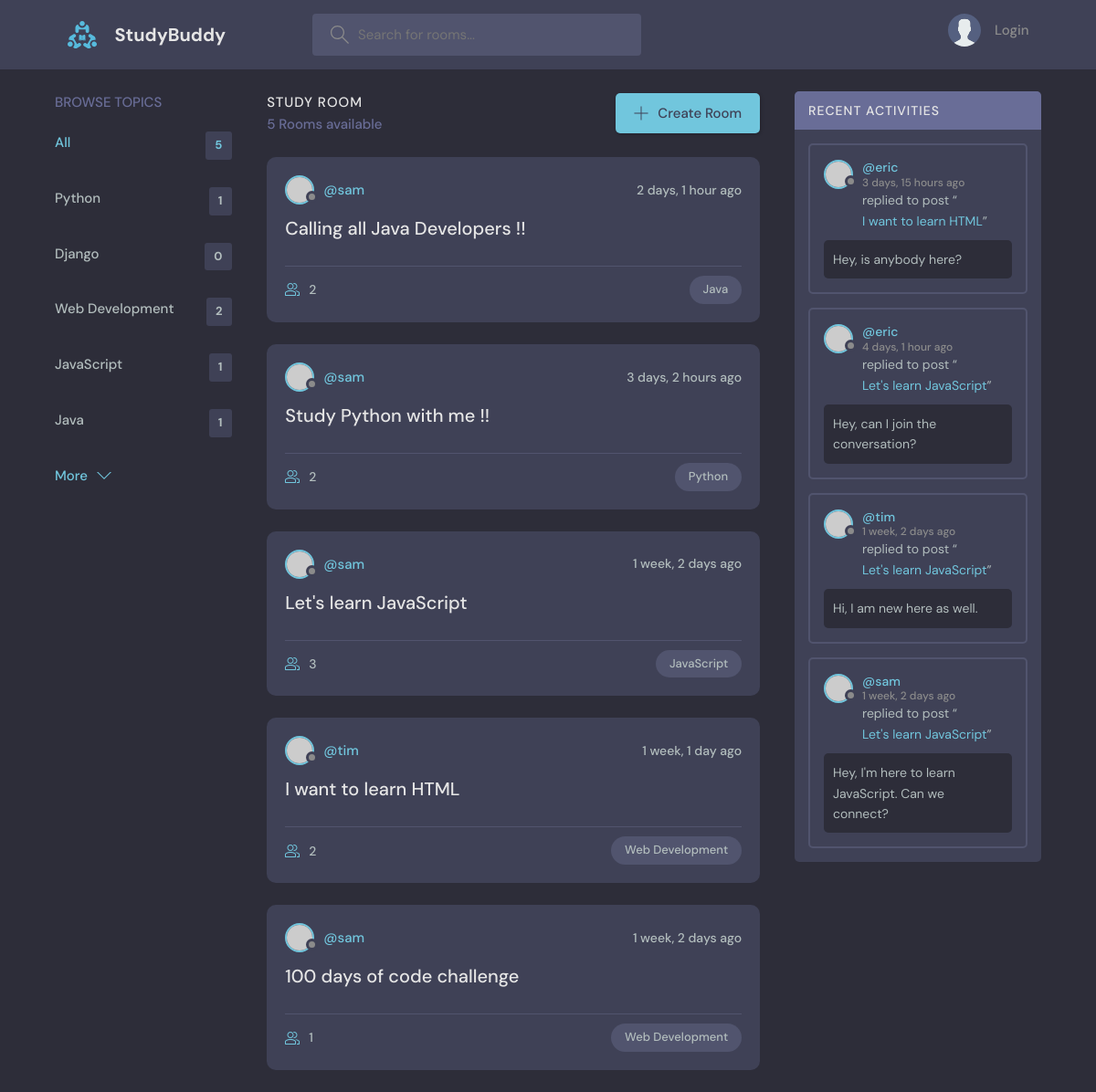
The page / on the database its author committed.
### base/models.py (models this page shows, shortened)
class Topic(models.Model):
    name=models.CharField(max_length=200)

class Room(models.Model):
    host = models.ForeignKey(User, on_delete=models.SET_NULL, null=True, blank=True)
    topic=models.ForeignKey(Topic, on_delete=models.SET_NULL, null=True, blank=True)
    name=models.CharField(max_length=200)
    description=models.TextField(null=True,blank=True)
    participants=models.ManyToManyField(User, related_name='participants',blank=True)
    updated=models.DateTimeField(auto_now=True)
    created=models.DateTimeField(auto_now_add=True)
    class Meta:
        ordering=['-updated','-created']
    def __str__(self):
        return self.name

class Message (models.Model):
    user=models.ForeignKey(User, on_delete=models.CASCADE)
    room =models.ForeignKey(Room, on_delete=models.CASCADE)
    body=models.TextField()
    updated=models.DateTimeField(auto_now=True)
    created=models.DateTimeField(auto_now_add=True)
    class Meta:
        ordering=['-updated','-created']
    def __str__(self):
        return self.body[0:50]

### base/views.py (the view)
# urls.py: path('', views.home, name='home'),
def home(request):
    q = request.GET.get('q') if request.GET.get('q') != None else ''
    rooms = Room.objects.filter(Q(topic__name__icontains=q) & Q(
        name__icontains=q) | Q(description__icontains=q))
    topics = Topic.objects.all()[0:5]
    room_count = rooms.count()
    room_messages = Message.objects.filter(Q(room__topic__name__icontains=q))
    context = {
        'rooms': rooms,
        'topics': topics,
        'room_count': room_count,
        'room_messages': room_messages
    }
    return render(request, 'base/home.html', context)

### base/templates/base/home.html (shortened to what this page needs)
{% extends 'main.html' %}
{% block content%}
    <main class="layout layout--3">
      <div class="container">
          {% include 'base/topics_component.html' %}
        <div class="roomList">
          <div class="roomList__header">
            <div>
              <h2>Study Room</h2>
              <p>{{room_count}} Rooms available</p>
            </div>
            <a class="btn btn--main" href="{% url 'create-room' %}">
              <svg version="1.1" xmlns="http://www.w3.org/2000/svg" width="32" height="32" viewBox="0 0 32 32">
                <title>add</title>
                <path
                  d="M16.943 0.943h-1.885v14.115h-14.115v1.885h14.115v14.115h1.885v-14.115h14.115v-1.885h-14.115v-14.115z"
                ></path>
              </svg>
              Create Room
            </a>
          </div>
       {% include 'base/feed_component.html' %}
        </div>
         {% include 'base/activity_component.html' %}
      </div>
    </main>
{% endblock %}

### base/templates/base/topics_component.html
<div class="topics">
	<div class="topics__header">
		<h2>Browse Topics</h2>
	</div>
	<ul class="topics__list">
		<li>
			<a href="{% url 'home' %}" class="active">All <span>{{topics.count}}</span></a>
		</li>
		{% for topic in topics %}
		<li>
				<a href="{% url 'home' %}?q={{topic.name}}">{{topic.name}}<span>{{topic.room_set.all.count}}</span></a>
		</li>
		{% endfor %}
	</ul>
	<a class="btn btn--link" href="{% url 'topics' %}">
		More
		<svg version="1.1" xmlns="http://www.w3.org/2000/svg" width="32" height="32" viewBox="0 0 32 32">
			<title>chevron-down</title>
			<path d="M16 21l-13-13h-3l16 16 16-16h-3l-13 13z"></path>
		</svg>
	</a>
</div>

### base/templates/base/feed_component.html (shortened to what this page needs)
{% for room in rooms %}
<div class="roomListRoom">
	<div class="roomListRoom__header">
		<a href="{% url 'user-profile' room.host.id %}" class="roomListRoom__author">
			<div class="avatar avatar--small">
				<img src="https://randomuser.me/api/portraits/women/11.jpg" />
			</div>
			<span>@{{room.host.username}}</span>
		</a>
		<div class="roomListRoom__actions">
			<span>{{room.created|timesince}} ago</span>
		</div>
	</div>
	<div class="roomListRoom__content">
		<a href="{%url 'room' room.id %}">{{room.name}}</a>
	</div>
	<div class="roomListRoom__meta">
		<a href="{% url 'room' room.id %}" class="roomListRoom__joined">
		{{room.participants.all.count}}
		</a>
		<p class="roomListRoom__topic">{{room.topic.name}}</p>
	</div>
</div>
{% endfor %}

### base/templates/base/activity_component.html (shortened to what this page needs)
<div class="activities">
	<div class="activities__header">
		<h2>Recent Activities</h2>
	</div>
	{% for message in room_messages %}
	<div class="activities__box">
		<div class="activities__boxHeader roomListRoom__header">
			<a
				href="{% url 'user-profile' message.user.id %}"
				class="roomListRoom__author">
				<div class="avatar avatar--small">
					<img src="https://randomuser.me/api/portraits/women/11.jpg" />
				</div>
				<p>
					@{{message.user}}
					<span>{{message.created|timesince}} ago</span>
				</p>
			</a>
		</div>
		<div class="activities__boxContent">
			<p>
				replied to post “<a href="{% url 'room' message.room.id %}">{{message.room}}</a>”
			</p>
			<div class="activities__boxRoomContent">
				{{message.body}}
			</div>
		</div>
	</div>
	{% endfor %}
</div>

### rows shown on the page
Topic: name "Python", room_set.all.count "1"
Topic: name "Django", room_set.all.count "0"
Topic: name "Web Development", room_set.all.count "2"
Topic: name "JavaScript", room_set.all.count "1"
Topic: name "Java", room_set.all.count "1"
Room: host.username "sam", created "2 days, 1 hour", name "Calling all Java Developers !!", participants.all.count "2", topic.name "Java"
Room: host.username "sam", created "3 days, 2 hours", name "Study Python with me !!", participants.all.count "2", topic.name "Python"
Room: host.username "sam", created "1 week, 2 days", name "Let's learn JavaScript", participants.all.count "3", topic.name "JavaScript"
Room: host.username "tim", created "1 week, 1 day", name "I want to learn HTML", participants.all.count "2", topic.name "Web Development"
Room: host.username "sam", created "1 week, 2 days", name "100 days of code challenge", participants.all.count "1", topic.name "Web Development"
Message: user "eric", created "3 days, 15 hours", room "I want to learn HTML", body "Hey, is anybody here?"
Message: user "eric", created "4 days, 1 hour", room "Let's learn JavaScript", body "Hey, can I join the conversation?"
Message: user "tim", created "1 week, 2 days", room "Let's learn JavaScript", body "Hi, I am new here as well."
Message: user "sam", created "1 week, 2 days", room "Let's learn JavaScript", body "Hey, I'm here to learn JavaScript. Can we connect?"

### other values the page prints
{{ topics.count }} "5"
{{ room_count }} "5"
